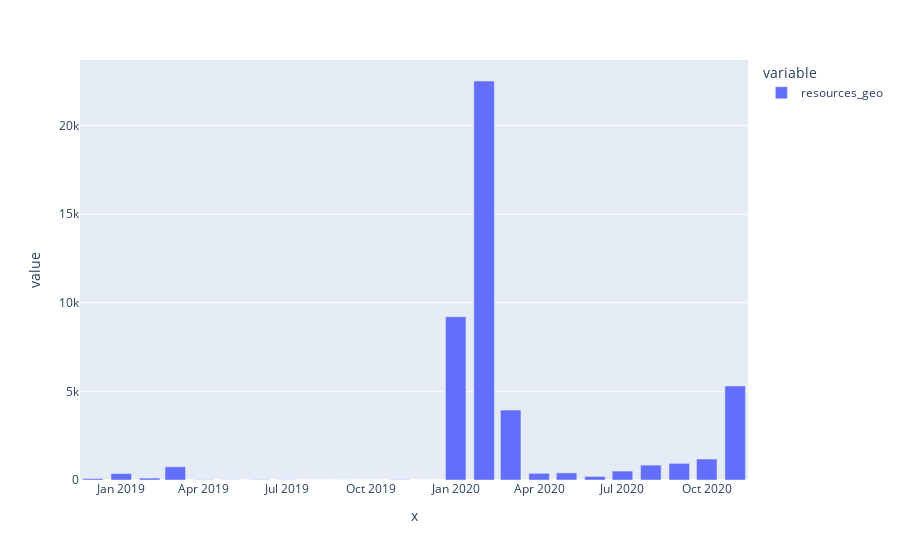

The notebook cell this image was saved under:
### Code cell
# resources geo
# /!\ only an estimate, the url based filter is not exhaustive
df = [d for d in data if d['id'] == 'resources'][0]['df']
df_inspire = df[df['url'].str.contains('files.geo.data.gouv.fr', na=False)]
df_inspire = df_inspire.groupby(pd.Grouper(key='created_at', freq="M")).count()['id'].rename('resources_geo')
fig = px.bar(df_inspire, x=df_inspire.index.strftime("%Y-%m"), y=['resources_geo'])
fig.show()

### Figure 1 — Plotly figure (JSON) as saved in the notebook; plotly's stock layout.template omitted (floating-point values rounded to 4 significant figures)
{"data": [{"alignmentgroup": "True", "hovertemplate": "variable=resources_geo<br>x=%{x}<br>value=%{y}<extra></extra>", "legendgroup": "resources_geo", "marker": {"color": "#636efa"}, "name": "resources_geo", "offsetgroup": "resources_geo", "orientation": "v", "showlegend": true, "textposition": "auto", "type": "bar", "x": ["2018-12", "2019-01", "2019-02", "2019-03", "2019-04", "2019-05", "2019-06", "2019-07", "2019-08", "2019-09", "2019-10", "2019-11", "2019-12", "2020-01", "2020-02", "2020-03", "2020-04", "2020-05", "2020-06", "2020-07", "2020-08", "2020-09", "2020-10", "2020-11"], "xaxis": "x", "y": [82, 364, 108, 745, 16, 8, 17, 9, 0, 2, 0, 19, 0, 9212, 22514, 3945, 377, 402, 199, 504, 840, 937, 1184, 5309], "yaxis": "y"}], "layout": {"barmode": "relative", "legend": {"title": {"text": "variable"}, "tracegroupgap": 0}, "margin": {"t": 60}, "xaxis": {"anchor": "y", "domain": [0, 1], "title": {"text": "x"}}, "yaxis": {"anchor": "x", "domain": [0, 1], "title": {"text": "value"}}}}
